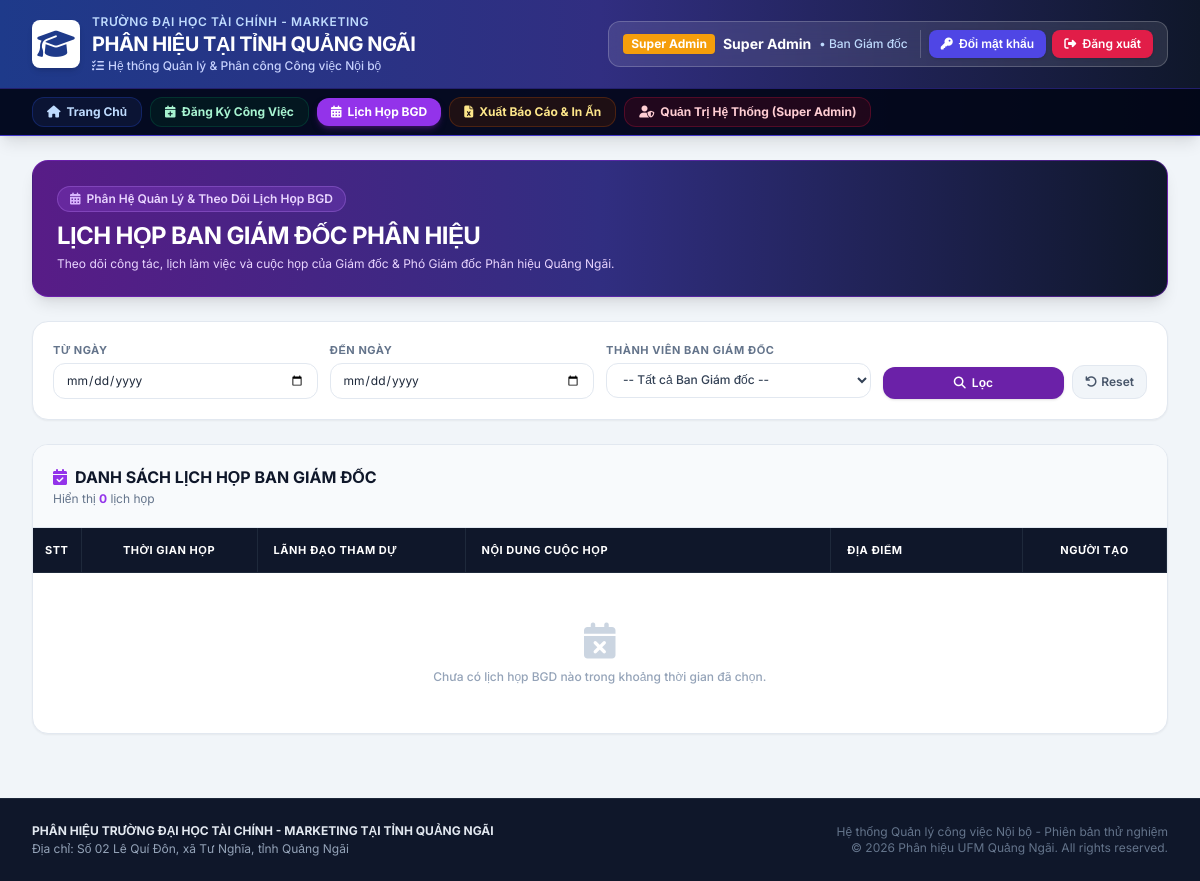
The page /bgd_schedule.php (signed in) on the database its author committed.
### tables this page shows
CREATE TABLE IF NOT EXISTS `users` (
    `id` INT AUTO_INCREMENT PRIMARY KEY,
    `fullname` VARCHAR(255) NOT NULL,
    `email` VARCHAR(255) NOT NULL UNIQUE,
    `password` VARCHAR(255) NOT NULL,
    `role` ENUM('BGD', 'TRUONG_PHONG', 'NHAN_VIEN', 'HO_TRO', 'SUPER_ADMIN') NOT NULL DEFAULT 'NHAN_VIEN',
    `department_id` INT NOT NULL,
    FOREIGN KEY (`department_id`) REFERENCES `departments`(`id`) ON DELETE CASCADE
);

CREATE TABLE IF NOT EXISTS `departments` (
    `id` INT AUTO_INCREMENT PRIMARY KEY,
    `code` VARCHAR(20) NOT NULL UNIQUE,
    `name` VARCHAR(255) NOT NULL,
    `color_theme` VARCHAR(50) DEFAULT 'blue',
    `icon` VARCHAR(50) DEFAULT 'fa-building'
);

### bgd_schedule.php (the view, shortened to what the rows shown need)
<?php
require_once __DIR__ . '/config.php';
require_once __DIR__ . '/includes/auth.php';
require_once __DIR__ . '/includes/functions.php';
require_once __DIR__ . '/includes/header.php';
?>
<div class="w-full">
    <div class="bg-gradient-to-r from-purple-900 via-indigo-900 to-slate-900 rounded-2xl p-6 text-white shadow-lg mb-6 flex flex-col md:flex-row md:items-center justify-between gap-4 border border-purple-700/50">
        <div>
            <h2 class="text-xl md:text-2xl font-bold tracking-tight">LỊCH HỌP BAN GIÁM ĐỐC PHÂN HIỆU</h2>
        </div>
    </div>
    <div class="bg-white rounded-2xl shadow-sm border border-slate-200 overflow-hidden">
        <div class="overflow-x-auto">
            <table class="w-full text-left border-collapse text-xs">
                <thead>
                    <tr class="bg-slate-900 text-white font-bold uppercase tracking-wider text-[11px] border-b border-slate-800">
                        <th scope="col" class="py-3.5 px-3 text-center border-r border-slate-800 w-12">STT</th>
                        <th scope="col" class="py-3.5 px-4 border-r border-slate-800 w-44 text-center">THỜI GIAN HỌP</th>
                        <th scope="col" class="py-3.5 px-4 border-r border-slate-800 w-52">LÃNH ĐẠO THAM DỰ</th>
                        <th scope="col" class="py-3.5 px-4 border-r border-slate-800 min-w-[250px]">NỘI DUNG CUỘC HỌP</th>
                        <th scope="col" class="py-3.5 px-4 border-r border-slate-800 w-48">ĐỊA ĐIỂM</th>
                        <th scope="col" class="py-3.5 px-3 border-r border-slate-800 w-36 text-center">NGƯỜI TẠO</th>
                    </tr>
                </thead>
            </table>
        </div>
    </div>
</div>
<?php require_once __DIR__ . '/includes/footer.php'; ?>

### includes/header.php (shortened to what the rows shown need)
<?php
require_once __DIR__ . '/auth.php';
require_once __DIR__ . '/functions.php';
$currentUser = getCurrentUser($pdo);
$roleLabel = $currentUser['role'];
if ($roleLabel === 'TRUONG_PHONG') {
    $roleLabel = 'Trưởng phòng';
} elseif ($roleLabel === 'NHAN_VIEN') {
    $roleLabel = 'Nhân viên';
} elseif ($roleLabel === 'HO_TRO') {
    $roleLabel = 'Hỗ trợ';
} elseif ($roleLabel === 'BGD') {
    $roleLabel = 'Ban Giám đốc';
} elseif ($roleLabel === 'SUPER_ADMIN') {
    $roleLabel = 'Super Admin';
}
?>
<!DOCTYPE html>
<html lang="vi">
<head>
    <script src="https://cdn.tailwindcss.com"></script>
    <link rel="stylesheet" href="https://cdnjs.cloudflare.com/ajax/libs/font-awesome/6.5.1/css/all.min.css">
    <link rel="stylesheet" href="https://cdn.jsdelivr.net/npm/flatpickr/dist/flatpickr.min.css">
</head>
<body class="bg-slate-100 font-sans text-slate-800 flex flex-col min-h-screen">
<header class="bg-gradient-to-r from-blue-900 via-indigo-900 to-slate-900 text-white shadow-lg no-print border-b border-indigo-700">
    <div class="w-full px-4 sm:px-6 lg:px-8 py-3.5">
        <div class="flex flex-col md:flex-row md:items-center justify-between gap-4">
            <div class="flex items-center gap-3 bg-white/10 backdrop-blur-md px-3.5 py-2 rounded-xl border border-white/20">
                <div class="flex items-center gap-2 text-xs">
                    <span class="px-2 py-0.5 rounded text-xs font-bold bg-amber-500 text-white shadow-sm">
                        <?= htmlspecialchars($roleLabel) ?>
                    </span>
                    <span class="font-bold text-white text-sm">
                        <?= htmlspecialchars($currentUser['fullname']) ?>
                    </span>
                    <span class="text-blue-200 font-medium">
                        • <?= htmlspecialchars($currentUser['department_name']) ?>
                    </span>
                </div>
            </div>
        </div>
    </div>
</header>
<main class="flex-grow w-full px-4 sm:px-6 lg:px-8 py-6">

### rows shown on the page
users: role "Super Admin", fullname "Super Admin", department.name "Ban Giám đốc"

### other values the page prints
count($schedules) "0"
